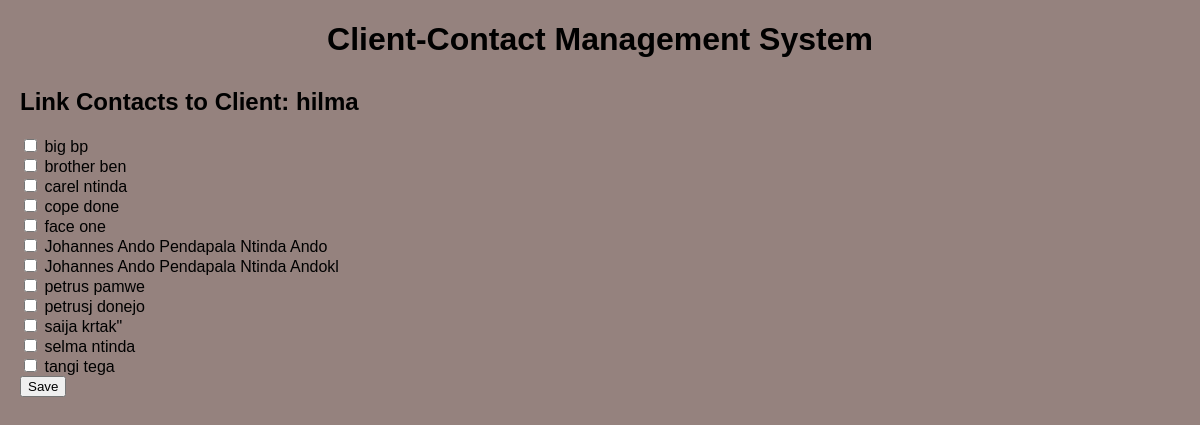
The app's page /link_contacts.php?client_id=8 with its own data.
### tables this page shows
CREATE TABLE `clients` (
  `id` int(11) UNSIGNED NOT NULL,
  `name` varchar(255) NOT NULL,
  `description` text DEFAULT NULL,
  `type` varchar(100) DEFAULT NULL,
  `client_code` varchar(10) NOT NULL
);

CREATE TABLE `contacts` (
  `id` int(11) UNSIGNED NOT NULL,
  `name` varchar(100) NOT NULL,
  `surname` varchar(100) NOT NULL,
  `email` varchar(255) NOT NULL
);

### link_contacts.php (the view, shortened to what this page needs)
<?php
include 'DB_Connect.php';
?>
<!DOCTYPE html>
<html>
<head>
  <link rel="stylesheet" href="css/style.css">
</head>
<body>
  <h1>Client-Contact Management System</h1>
<?php
if (isset($_GET['client_id'])) {
    $client_id = $_GET['client_id'];
    $client_query = "SELECT * FROM clients WHERE id = $client_id";
    $client_result = $conn->query($client_query);
    if ($client_result->num_rows > 0) {
        $client = $client_result->fetch_assoc();
    } else {
        die("Client not found.");
    }
} else {
    die("Client ID not provided.");
}
?>
<h2>Link Contacts to Client: <?php echo $client['name']; ?></h2>
<form action="link_contacts.php" method="post">
  <?php
  $contact_query = "SELECT * FROM contacts ORDER BY name ASC";
  $contact_result = $conn->query($contact_query);
  if ($contact_result->num_rows > 0) {
      while ($contact = $contact_result->fetch_assoc()) {
          echo '<input type="checkbox" name="contacts[]" value="' . $contact['id'] . '"> ' . $contact['name'] . ' ' . $contact['surname'] . '<br>';
      }
      echo '<input type="submit" value="Save">';
  } else {
      echo "No contacts found. Please create contacts first.";
  }
  ?>
</form>
</body>
</html>

### css/style.css (style rules this page uses)
body { font-family: Arial, sans-serif; margin: 20px; background-color: #95827E; }
h1 { text-align: center; }
h2 { margin-top: 30px; }
form { margin-bottom: 30px; }

### records on screen
clients: name "hilma"
contacts: name "big", surname "bp"
contacts: name "brother", surname "ben"
contacts: name "carel", surname "ntinda"
contacts: name "cope", surname "done"
contacts: name "face", surname "one"
contacts: name "Johannes Ando Pendapala Ntinda", surname "Ando"
contacts: name "Johannes Ando Pendapala Ntinda", surname "Andokl"
contacts: name "petrus", surname "pamwe"
contacts: name "petrusj", surname "donejo"
contacts: name "saija", surname "krtak\""
contacts: name "selma", surname "ntinda"
contacts: name "tangi", surname "tega"
